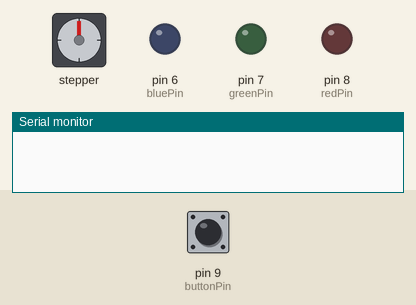
A sketch run on a simulated Arduino Uno, built with avr-gcc and run on an emulated ATmega328P. Parts: stepper motor, output pins drawn as LEDs (lit = HIGH), the last lines printed to the serial monitor. Wiring (inferred from the names in the program): stepper motor (2048 steps per turn assumed): coils pin 2, pin 3, pin 4, pin 5. Inputs (shaded band) come from the test bench; at power-on: pin 9 (buttonPin) LOW.

Above: at 1.2 s.
1.3 s: pin 9 (buttonPin) pulled HIGH for 3.2 s
At 4.8 s:
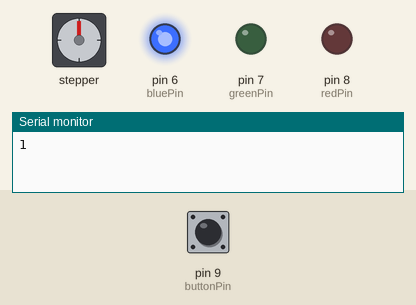
Timing chart, 0 to 6.3 s (numbered marks = the images above; inputs shaded):
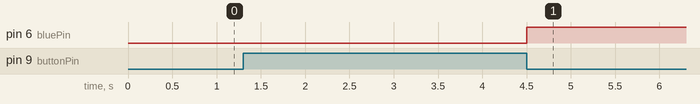

Measured:
- after the input at 1.3 s, pin 6 (bluePin): LOW → HIGH after 3.2 s

The sketch:

ledTest.ino
```cpp
int redPin = 8;
int greenPin = 7;
int bluePin = 6;

int motorPin1 = 2;
int motorPin2 = 3;
int motorPin3 = 4;
int motorPin4 = 5;

int buttonPin = 9;

int red = 0;
int green = 0;
int blue = 0;

int buttonState = 0;
bool runState = false;

int buttonStartTime = 0;
bool buttonStarted = false;

int halfStep = 8;

int stepCount = 0;
int stepDelay = 1;

int startTime = 0;

double totalTime = 5000;
int totalTasks = 5;

int currentTask = 0;

void setup() {
  Serial.begin(9600);

  pinMode(redPin, OUTPUT);
  pinMode(greenPin, OUTPUT);
  pinMode(bluePin, OUTPUT);

  pinMode(motorPin1, OUTPUT);
  pinMode(motorPin2, OUTPUT);
  pinMode(motorPin3, OUTPUT);
  pinMode(motorPin4, OUTPUT);

  pinMode(buttonPin, INPUT);
}

String received = "";

void loop() {
  if (Serial.available() > 0) {
    char receivedChar = Serial.read();

    if (receivedChar == ';') {
      if (received[0] == 'r') {
        red = int(received[1]) * 100 + int(received[2]) * 10 + int(received[3]);
      } else if (received[0] == 'g') {
        green = int(received[1]) * 100 + int(received[2]) * 10 + int(received[3]);
      } else if (received[0] == 'b') {
        blue = int(received[1]) * 100 + int(received[2]) * 10 + int(received[3]);
      }
      setColor(red, green, blue);
      received = "";
    } else {
      received = received + receivedChar;
    }
  }
  // button clicked
  int state = digitalRead(buttonPin);
  double elapsedTime = double(millis()-startTime);

  if (state == HIGH) {
    buttonState = 1;
    if (buttonStarted == false) {
      buttonStartTime = millis();
      buttonStarted = true;
    }
  } else {
    // button released
    if (buttonState == 1) {
      buttonState = 0;
      buttonStarted = false;
      int holdLength = millis() - buttonStartTime;

      if (holdLength > 2250) {
        if (red == 0 && blue == 0 && green == 0) {
          red = 0;
          blue = 255;
          green = 0;
          setColor(red, green, blue);
          Serial.println(1);
        } else {
          red = 0;
          blue = 0;
          green = 0;
          setColor(red, green, blue);
          Serial.println(0);
        }
      } else {
        for (int i = 0; i <= 255; i++) {
          red = i;
          blue = 0;
          green = 255-i;
        }
      }
    }
  }

  delay(100);
}

void moveSteps(int steps) {
  for(int x = 0; x < steps; x++) {
    for(int i = 0; i < 8; i++) {
      switch(i) {
        case 0:
          digitalWrite(motorPin1, LOW);
          digitalWrite(motorPin2, LOW);
          digitalWrite(motorPin3, LOW);
          digitalWrite(motorPin4, HIGH);
        break;
        case 1:
          digitalWrite(motorPin1, LOW);
          digitalWrite(motorPin2, LOW);
          digitalWrite(motorPin3, HIGH);
          digitalWrite(motorPin4, HIGH);
        break;
        case 2:
          digitalWrite(motorPin1, LOW);
          digitalWrite(motorPin2, LOW);
          digitalWrite(motorPin3, HIGH);
          digitalWrite(motorPin4, LOW);
        break;
        case 3:
          digitalWrite(motorPin1, LOW);
          digitalWrite(motorPin2, HIGH);
          digitalWrite(motorPin3, HIGH);
          digitalWrite(motorPin4, LOW);
        break;
        case 4:
          digitalWrite(motorPin1, LOW);
          digitalWrite(motorPin2, HIGH);
          digitalWrite(motorPin3, LOW);
          digitalWrite(motorPin4, LOW);
        break;
        case 5:
          digitalWrite(motorPin1, HIGH);
          digitalWrite(motorPin2, HIGH);
          digitalWrite(motorPin3, LOW);
          digitalWrite(motorPin4, LOW);
        break;
          case 6:
          digitalWrite(motorPin1, HIGH);
          digitalWrite(motorPin2, LOW);
          digitalWrite(motorPin3, LOW);
          digitalWrite(motorPin4, LOW);
        break;
        case 7:
          digitalWrite(motorPin1, HIGH);
          digitalWrite(motorPin2, LOW);
          digitalWrite(motorPin3, LOW);
          digitalWrite(motorPin4, HIGH);
        break;
        default:
          digitalWrite(motorPin1, LOW);
          digitalWrite(motorPin2, LOW);
          digitalWrite(motorPin3, LOW);
          digitalWrite(motorPin4, LOW);
        break;
      }
      delay(stepDelay);
    }
  }
}

void setColor (int red, int green, int blue) {
  analogWrite(redPin, red);
  analogWrite(greenPin, green);
  analogWrite(bluePin, blue);
}
```
